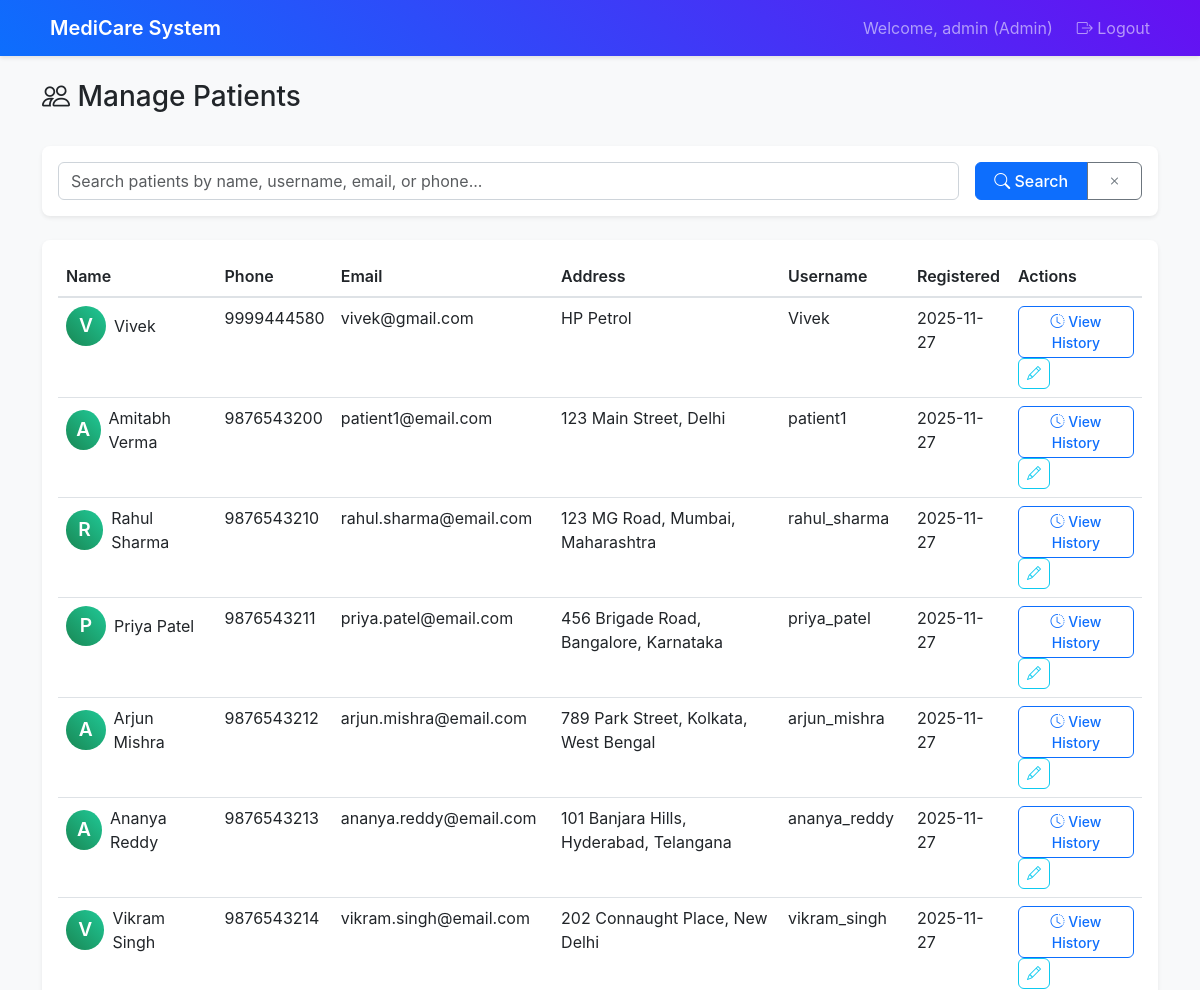
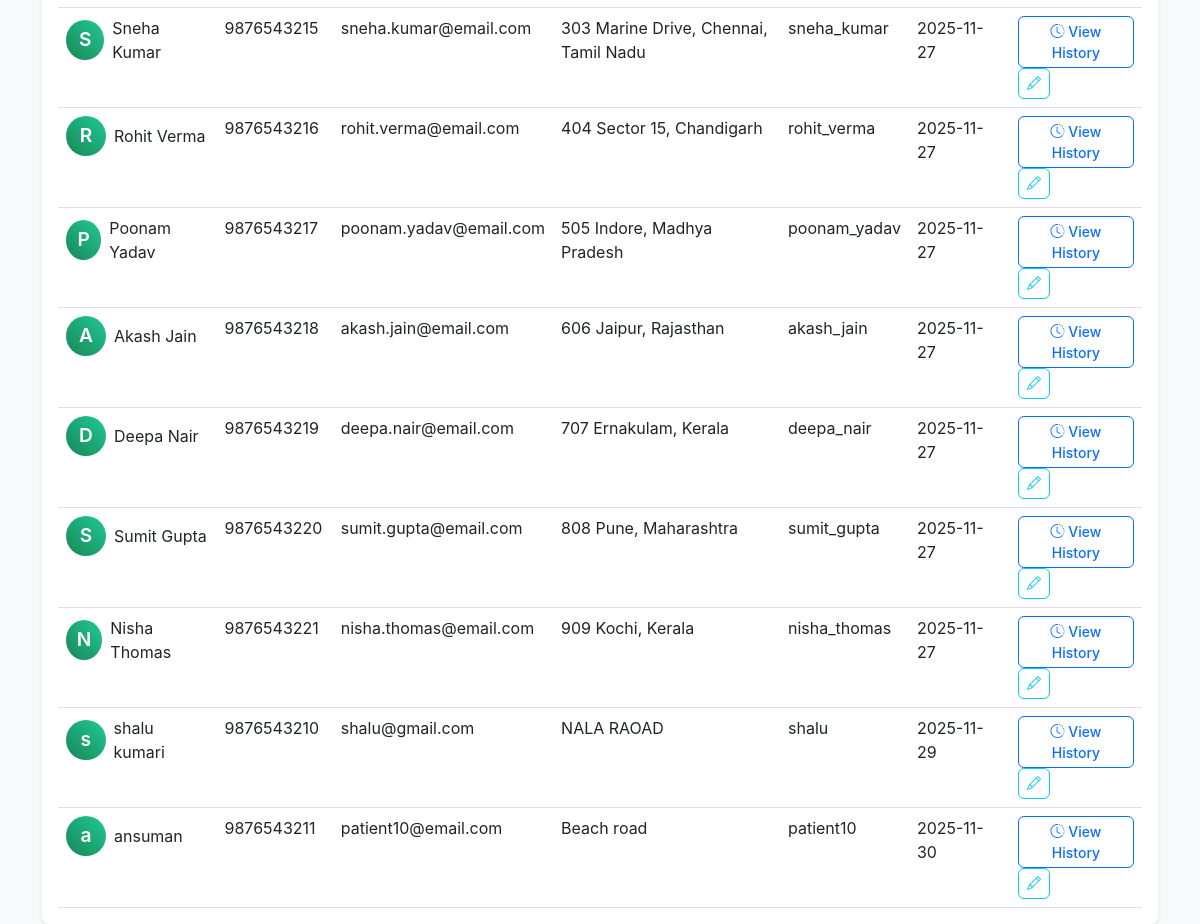
Screenshot of /admin/patients (signed in) with the database file from the repository (2 pictures, top to bottom).
### app.py (models this page shows)
class Patient(db.Model):
    __tablename__ = 'patients'
    id: Mapped[int] = mapped_column(primary_key=True)
    user_id: Mapped[int] = mapped_column(db.ForeignKey('users.id'), nullable=False)
    name: Mapped[str] = mapped_column(nullable=False)
    phone: Mapped[str] = mapped_column()
    address: Mapped[str] = mapped_column()
    created_at: Mapped[datetime] = mapped_column(default=datetime.utcnow)
    user = db.relationship('User', back_populates='patient')
    appointments = db.relationship('Appointment', back_populates='patient')

class User(db.Model):
    __tablename__ = 'users'
    id: Mapped[int] = mapped_column(primary_key=True)
    username: Mapped[str] = mapped_column(unique=True, nullable=False)
    email: Mapped[str] = mapped_column(unique=True, nullable=False)
    password_hash: Mapped[str] = mapped_column(nullable=False)
    role: Mapped[str] = mapped_column(nullable=False)  # admin, doctor, patient
    created_at: Mapped[datetime] = mapped_column(default=datetime.utcnow)
    doctor = db.relationship('Doctor', back_populates='user', uselist=False)
    patient = db.relationship('Patient', back_populates='user', uselist=False)

### routes.py (the view)
@app.route('/admin/patients')
@login_required
@role_required(['admin'])
def manage_patients():
    search_query = request.args.get('search', '').strip()
    if search_query:
        patients = Patient.query.join(User).filter(
            (Patient.name.like(f'%{search_query}%')) |
            (User.username.like(f'%{search_query}%')) |
            (User.email.like(f'%{search_query}%')) |
            (Patient.phone.like(f'%{search_query}%'))
        ).all()
    else:
        patients = Patient.query.join(User).all()
    return render_template('manage_patients.html', patients=patients, search_query=search_query)

### routes.py (called while the page is built)
def login_required(f):
    @wraps(f)
    def decorated_function(*args, **kwargs):
        if 'user_id' not in session:
            return redirect(url_for('login'))
        return f(*args, **kwargs)
    return decorated_function

def role_required(roles):
    def decorator(f):
        @wraps(f)
        def decorated_function(*args, **kwargs):
            if 'user_role' not in session or session['user_role'] not in roles:
                flash('Access denied. Insufficient permissions.', 'error')
                return redirect(url_for('login'))
            return f(*args, **kwargs)
        return decorated_function
    return decorator

### templates/manage_patients.html (shortened to what this page needs)
{% extends "base.html" %}
{% block content %}
<div class="row">
    <div class="col-12">
        <div class="d-flex justify-content-between align-items-center mb-4">
            <h1 class="h3">
                <i class="bi bi-people"></i> Manage Patients
            </h1>
        </div>
    </div>
</div>
<div class="row">
    <div class="col-12">
        <div class="card mb-4">
            <div class="card-body">
                <form method="GET" class="row g-3" id="patientSearchForm">
                    <div class="col-md-10">
                        <input type="text" class="form-control" name="search" id="patientSearchInput" placeholder="Search patients by name, username, email, or phone..." value="{{ search_query or '' }}">
                    </div>
                    <div class="col-md-2">
                        <div class="btn-group w-100" role="group">
                            <button type="submit" class="btn btn-primary">
                                <i class="bi bi-search"></i> Search
                            </button>
                            <button type="button" class="btn btn-outline-secondary" onclick="clearPatientSearch()">
                                <i class="bi bi-x"></i>
                            </button>
                        </div>
                    </div>
                </form>
            </div>
        </div>
        <div class="card">
            <div class="card-body">
                {% if patients %}
                <div class="table-responsive">
                    <table class="table table-hover">
                        <thead>
                            <tr>
                                <th>Name</th>
                                <th>Phone</th>
                                <th>Email</th>
                                <th>Address</th>
                                <th>Username</th>
                                <th>Registered</th>
                                <th>Actions</th>
                            </tr>
                        </thead>
                        <tbody>
                            {% for patient in patients %}
                            <tr>
                                <td>
                                    <div class="d-flex align-items-center">
                                        <div class="avatar bg-success text-white rounded-circle d-flex align-items-center justify-content-center me-2" style="width: 40px; height: 40px;">
                                            {{ patient.name[0] }}
                                        </div>
                                        {{ patient.name }}
                                    </div>
                                </td>
                                <td>{{ patient.phone or '-' }}</td>
                                <td>{{ patient.user.email if patient.user else '-' }}</td>
                                <td>{{ patient.address or '-' }}</td>
                                <td>{{ patient.user.username if patient.user else '-' }}</td>
                                <td>{{ patient.created_at.strftime('%Y-%m-%d') if patient.created_at else '-' }}</td>
                                <td>
                                    <a href="{{ url_for('admin_patient_history', patient_id=patient.id) }}" class="btn btn-sm btn-outline-primary">
                                        <i class="bi bi-clock-history"></i> View History
                                    </a>
                                    <button class="btn btn-sm btn-outline-info" onclick="alert('Edit feature coming soon!')">
                                        <i class="bi bi-pencil"></i>
                                    </button>
                                </td>
                            </tr>
                            {% endfor %}
                        </tbody>
                    </table>
                </div>
                {% endif %}
            </div>
        </div>
    </div>
</div>
{% endblock %}

### static/style.css (style rules this page uses)
:root { --primary-color: #0d6efd; --success-color: #198754; --info-color: #0dcaf0; --warning-color: #ffc107; --danger-color: #dc3545; --light-color: #f8f9fa; --dark-color: #212529; }
body { background-color: #f8f9fa; font-family: -apple-system, BlinkMacSystemFont, 'Segoe UI', Roboto, sans-serif; }
.card { border: none; box-shadow: 0 0.125rem 0.25rem rgba(0, 0, 0, 0.075); border-radius: 0.5rem; transition: box-shadow 0.15s ease-in-out; }
.avatar { font-weight: 600; font-size: 1.2em; }
.btn { border-radius: 0.375rem; font-weight: 500; transition: all 0.15s ease-in-out; }
.btn-primary { background-color: var(--primary-color); border-color: var(--primary-color); }
.form-control, .form-select { border-radius: 0.375rem; border: 1px solid #ced4da; transition: border-color 0.15s ease-in-out, box-shadow 0.15s ease-in-out; }
.table { margin-bottom: 0; }
.table th { font-weight: 600; color: var(--dark-color); border-bottom: 2px solid #dee2e6; }
.bg-success { background: linear-gradient(45deg, #198754, #20c997) !important; }
.card, .alert { animation: fadeInUp 0.5s ease-out; }

### rows the page displays
Patient: name "V", name "Vivek", phone "9999444580", user "vivek@gmail.com", address "HP Petrol", user "Vivek", created_at "2025-11-27"
Patient: name "A", name "Amitabh Verma", phone "9876543200", user "patient1@email.com", address "123 Main Street, Delhi", user "patient1", created_at "2025-11-27"
Patient: name "R", name "Rahul Sharma", phone "9876543210", user "rahul.sharma@email.com", address "123 MG Road, Mumbai, Maharashtra", user "rahul_sharma", created_at "2025-11-27"
Patient: name "P", name "Priya Patel", phone "9876543211", user "priya.patel@email.com", address "456 Brigade Road, Bangalore, Karnataka", user "priya_patel", created_at "2025-11-27"
Patient: name "A", name "Arjun Mishra", phone "9876543212", user "arjun.mishra@email.com", address "789 Park Street, Kolkata, West Bengal", user "arjun_mishra", created_at "2025-11-27"
Patient: name "A", name "Ananya Reddy", phone "9876543213", user "ananya.reddy@email.com", address "101 Banjara Hills, Hyderabad, Telangana", user "ananya_reddy", created_at "2025-11-27"
Patient: name "V", name "Vikram Singh", phone "9876543214", user "vikram.singh@email.com", address "202 Connaught Place, New Delhi", user "vikram_singh", created_at "2025-11-27"
Patient: name "S", name "Sneha Kumar", phone "9876543215", user "sneha.kumar@email.com", address "303 Marine Drive, Chennai, Tamil Nadu", user "sneha_kumar", created_at "2025-11-27"
Patient: name "R", name "Rohit Verma", phone "9876543216", user "rohit.verma@email.com", address "404 Sector 15, Chandigarh", user "rohit_verma", created_at "2025-11-27"
Patient: name "P", name "Poonam Yadav", phone "9876543217", user "poonam.yadav@email.com", address "505 Indore, Madhya Pradesh", user "poonam_yadav", created_at "2025-11-27"
Patient: name "A", name "Akash Jain", phone "9876543218", user "akash.jain@email.com", address "606 Jaipur, Rajasthan", user "akash_jain", created_at "2025-11-27"
Patient: name "D", name "Deepa Nair", phone "9876543219", user "deepa.nair@email.com", address "707 Ernakulam, Kerala", user "deepa_nair", created_at "2025-11-27"
Patient: name "S", name "Sumit Gupta", phone "9876543220", user "sumit.gupta@email.com", address "808 Pune, Maharashtra", user "sumit_gupta", created_at "2025-11-27"
Patient: name "N", name "Nisha Thomas", phone "9876543221", user "nisha.thomas@email.com", address "909 Kochi, Kerala", user "nisha_thomas", created_at "2025-11-27"
Patient: name "s", name "shalu kumari", phone "9876543210", user "shalu@gmail.com", address "NALA RAOAD", user "shalu", created_at "2025-11-29"
Patient: name "a", name "ansuman", phone "9876543211", user "patient10@email.com", address "Beach road", user "patient10", created_at "2025-11-30"

### other values shown
{{ session.username }} "admin"
{{ session.user_role.title() }} "Admin"
